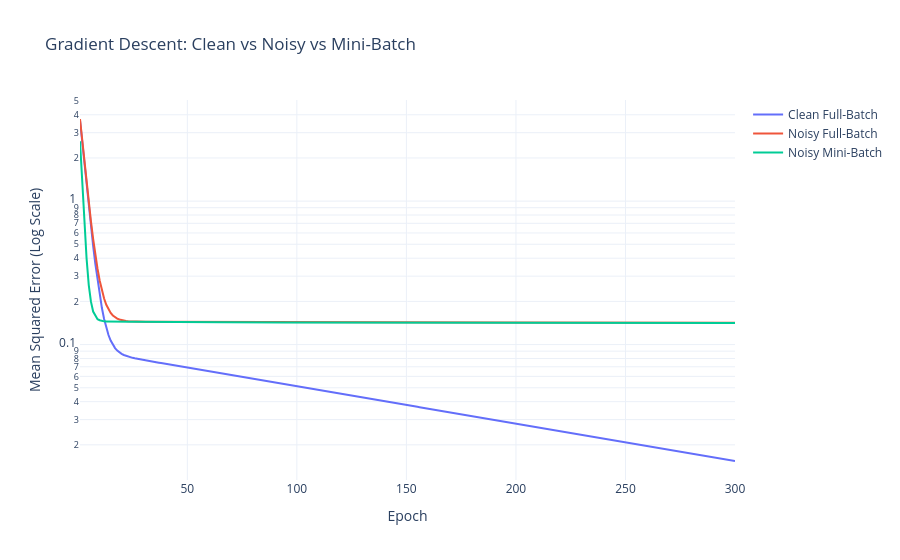

The code cell stored with this chart in its notebook:
### Markdown cell above
#### B2.2 Comparison of Convergence Curves

### Code cell
fig = go.Figure()

for name, weight, bias, history in results:
    fig.add_trace(go.Scatter(
        x=list(range(1, len(history) + 1)),
        y=history,
        mode="lines",
        name=name
    ))

fig.update_layout(
    title="Gradient Descent: Clean vs Noisy vs Mini-Batch",
    xaxis_title="Epoch",
    yaxis_title="Mean Squared Error (Log Scale)",
    yaxis_type="log",
    template="plotly_white",
    hovermode="x unified"
)

fig.show()

### Figure 1 — Plotly figure (JSON) as saved in the notebook; plotly's stock layout.template omitted (floating-point values rounded to 4 significant figures; data arrays with more than 128 entries replaced by an {"elided": "..."} marker saying what was removed)
{"data": [{"mode": "lines", "name": "Clean Full-Batch", "type": "scatter", "x": {"elided": "300 int values"}, "y": {"elided": "300 float values"}}, {"mode": "lines", "name": "Noisy Full-Batch", "type": "scatter", "x": {"elided": "300 int values"}, "y": {"elided": "300 float values"}}, {"mode": "lines", "name": "Noisy Mini-Batch", "type": "scatter", "x": {"elided": "300 int values"}, "y": {"elided": "300 float values"}}], "layout": {"hovermode": "x unified", "title": {"text": "Gradient Descent: Clean vs Noisy vs Mini-Batch"}, "xaxis": {"title": {"text": "Epoch"}}, "yaxis": {"title": {"text": "Mean Squared Error (Log Scale)"}, "type": "log"}}}
